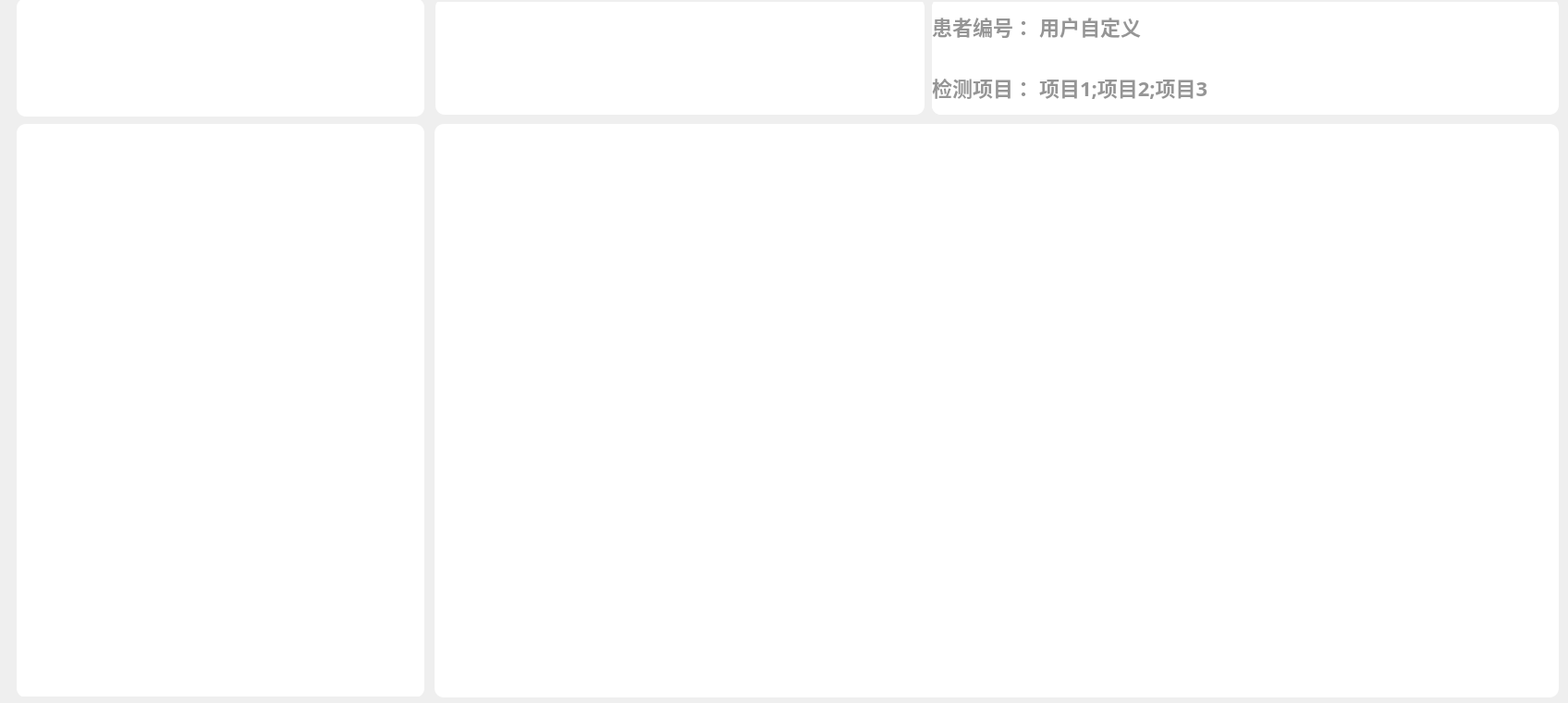
<?xml version="1.0" encoding="UTF-8"?>
<ui version="4.0">
 <class>SampleApply</class>
 <widget class="QWidget" name="SampleApply">
  <property name="geometry">
   <rect>
    <x>0</x>
    <y>0</y>
    <width>1696</width>
    <height>760</height>
   </rect>
  </property>
  <property name="sizePolicy">
   <sizepolicy hsizetype="Fixed" vsizetype="Fixed">
    <horstretch>0</horstretch>
    <verstretch>0</verstretch>
   </sizepolicy>
  </property>
  <property name="minimumSize">
   <size>
    <width>1696</width>
    <height>760</height>
   </size>
  </property>
  <property name="maximumSize">
   <size>
    <width>1696</width>
    <height>760</height>
   </size>
  </property>
  <property name="windowTitle">
   <string>Form</string>
  </property>
  <widget class="QWidget" name="widget_left" native="true">
   <property name="geometry">
    <rect>
     <x>9</x>
     <y>-8</y>
     <width>451</width>
     <height>761</height>
    </rect>
   </property>
   <widget class="QWidget" name="widget_left_up" native="true">
    <property name="geometry">
     <rect>
      <x>9</x>
      <y>6</y>
      <width>441</width>
      <height>128</height>
     </rect>
    </property>
    <property name="sizePolicy">
     <sizepolicy hsizetype="Fixed" vsizetype="Fixed">
      <horstretch>0</horstretch>
      <verstretch>0</verstretch>
     </sizepolicy>
    </property>
    <property name="minimumSize">
     <size>
      <width>441</width>
      <height>128</height>
     </size>
    </property>
    <property name="maximumSize">
     <size>
      <width>441</width>
      <height>128</height>
     </size>
    </property>
    <property name="styleSheet">
     <string notr="true">QWidget#widget_left_up
{
background: #FFFFFF;
border-radius: 10px;
}</string>
    </property>
   </widget>
   <widget class="QWidget" name="widget_left_down" native="true">
    <property name="geometry">
     <rect>
      <x>9</x>
      <y>142</y>
      <width>441</width>
      <height>620</height>
     </rect>
    </property>
    <property name="sizePolicy">
     <sizepolicy hsizetype="Fixed" vsizetype="Fixed">
      <horstretch>0</horstretch>
      <verstretch>0</verstretch>
     </sizepolicy>
    </property>
    <property name="minimumSize">
     <size>
      <width>441</width>
      <height>620</height>
     </size>
    </property>
    <property name="maximumSize">
     <size>
      <width>441</width>
      <height>620</height>
     </size>
    </property>
    <property name="styleSheet">
     <string notr="true">QWidget#widget_left_down
{
background: #FFFFFF;
border-radius: 10px;
}</string>
    </property>
   </widget>
  </widget>
  <widget class="QWidget" name="widget_right" native="true">
   <property name="geometry">
    <rect>
     <x>466</x>
     <y>2</y>
     <width>1231</width>
     <height>761</height>
    </rect>
   </property>
   <widget class="QWidget" name="widget_right_up" native="true">
    <property name="geometry">
     <rect>
      <x>5</x>
      <y>-4</y>
      <width>1221</width>
      <height>141</height>
     </rect>
    </property>
    <property name="styleSheet">
     <string notr="true"/>
    </property>
    <widget class="QWidget" name="widget_up_left" native="true">
     <property name="geometry">
      <rect>
       <x>0</x>
       <y>0</y>
       <width>529</width>
       <height>126</height>
      </rect>
     </property>
     <property name="sizePolicy">
      <sizepolicy hsizetype="Fixed" vsizetype="Fixed">
       <horstretch>0</horstretch>
       <verstretch>0</verstretch>
      </sizepolicy>
     </property>
     <property name="minimumSize">
      <size>
       <width>529</width>
       <height>126</height>
      </size>
     </property>
     <property name="maximumSize">
      <size>
       <width>529</width>
       <height>126</height>
      </size>
     </property>
     <property name="styleSheet">
      <string notr="true">QWidget#widget_up_left
{
background: #FFFFFF;
border-radius: 10px;
}</string>
     </property>
    </widget>
    <widget class="QWidget" name="widget_up_right" native="true">
     <property name="geometry">
      <rect>
       <x>537</x>
       <y>0</y>
       <width>678</width>
       <height>126</height>
      </rect>
     </property>
     <property name="sizePolicy">
      <sizepolicy hsizetype="Fixed" vsizetype="Fixed">
       <horstretch>0</horstretch>
       <verstretch>0</verstretch>
      </sizepolicy>
     </property>
     <property name="minimumSize">
      <size>
       <width>678</width>
       <height>126</height>
      </size>
     </property>
     <property name="maximumSize">
      <size>
       <width>678</width>
       <height>126</height>
      </size>
     </property>
     <property name="styleSheet">
      <string notr="true">background: #FFFFFF;
border-radius: 10px;</string>
     </property>
     <layout class="QVBoxLayout" name="verticalLayout_3">
      <item>
       <layout class="QHBoxLayout" name="horizontalLayout_5">
        <item>
         <widget class="QLabel" name="lab_num_view">
          <property name="styleSheet">
           <string notr="true">width: 227px;
height: 21px;
font-family: PingFang SC;
font-weight: 500;
font-size: 22px;
color: #959595;
line-height: 42px;</string>
          </property>
          <property name="text">
           <string>患者编号：</string>
          </property>
         </widget>
        </item>
        <item>
         <widget class="QLabel" name="lab_num_edit">
          <property name="styleSheet">
           <string notr="true">width: 227px;
height: 21px;
font-family: PingFang SC;
font-weight: 500;
font-size: 22px;
color: #959595;
line-height: 42px;</string>
          </property>
          <property name="text">
           <string>用户自定义</string>
          </property>
         </widget>
        </item>
        <item>
         <spacer name="horizontalSpacer_2">
          <property name="orientation">
           <enum>Qt::Horizontal</enum>
          </property>
          <property name="sizeHint" stdset="0">
           <size>
            <width>40</width>
            <height>20</height>
           </size>
          </property>
         </spacer>
        </item>
       </layout>
      </item>
      <item>
       <layout class="QHBoxLayout" name="horizontalLayout_6">
        <item>
         <widget class="QLabel" name="lab_project_view">
          <property name="styleSheet">
           <string notr="true">width: 139px;
height: 21px;
font-family: PingFang SC;
font-weight: 500;
font-size: 22px;
color: #959595;
line-height: 42px;</string>
          </property>
          <property name="text">
           <string>检测项目：</string>
          </property>
         </widget>
        </item>
        <item>
         <widget class="QLabel" name="lab_project_edit">
          <property name="styleSheet">
           <string notr="true">width: 139px;
height: 21px;
font-family: PingFang SC;
font-weight: 500;
font-size: 22px;
color: #959595;
line-height: 42px;</string>
          </property>
          <property name="text">
           <string>项目1;项目2;项目3</string>
          </property>
         </widget>
        </item>
        <item>
         <spacer name="horizontalSpacer">
          <property name="orientation">
           <enum>Qt::Horizontal</enum>
          </property>
          <property name="sizeHint" stdset="0">
           <size>
            <width>40</width>
            <height>20</height>
           </size>
          </property>
         </spacer>
        </item>
       </layout>
      </item>
     </layout>
    </widget>
   </widget>
   <widget class="QWidget" name="widget_right_down" native="true">
    <property name="geometry">
     <rect>
      <x>4</x>
      <y>132</y>
      <width>1216</width>
      <height>620</height>
     </rect>
    </property>
    <property name="sizePolicy">
     <sizepolicy hsizetype="Fixed" vsizetype="Fixed">
      <horstretch>0</horstretch>
      <verstretch>0</verstretch>
     </sizepolicy>
    </property>
    <property name="minimumSize">
     <size>
      <width>1216</width>
      <height>620</height>
     </size>
    </property>
    <property name="maximumSize">
     <size>
      <width>1216</width>
      <height>603</height>
     </size>
    </property>
    <property name="styleSheet">
     <string notr="true">QWidget#widget_right_down{
background: #FFFFFF;
border-radius: 10px;
}</string>
    </property>
   </widget>
  </widget>
 </widget>
 <resources/>
 <connections/>
</ui>
